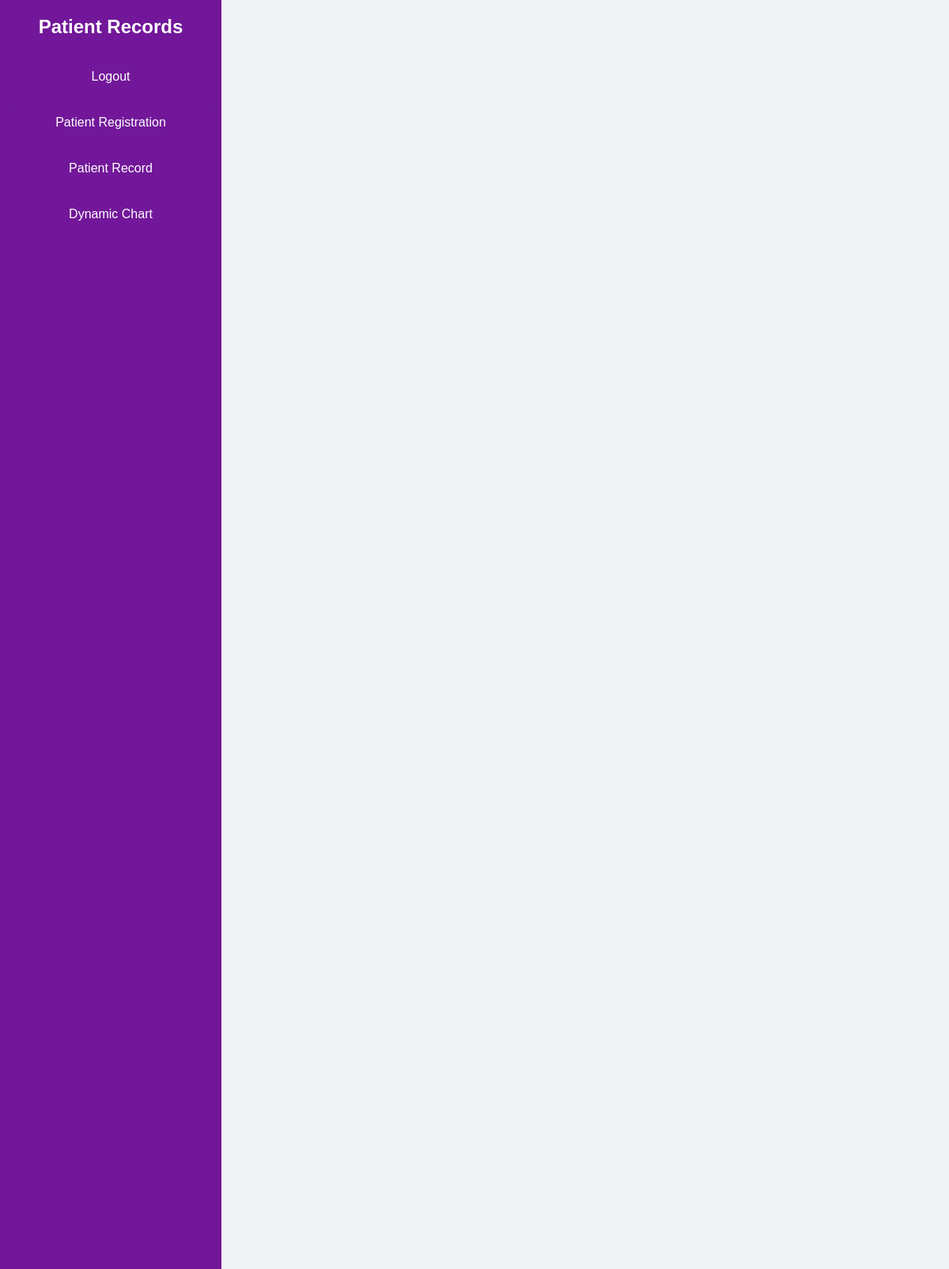
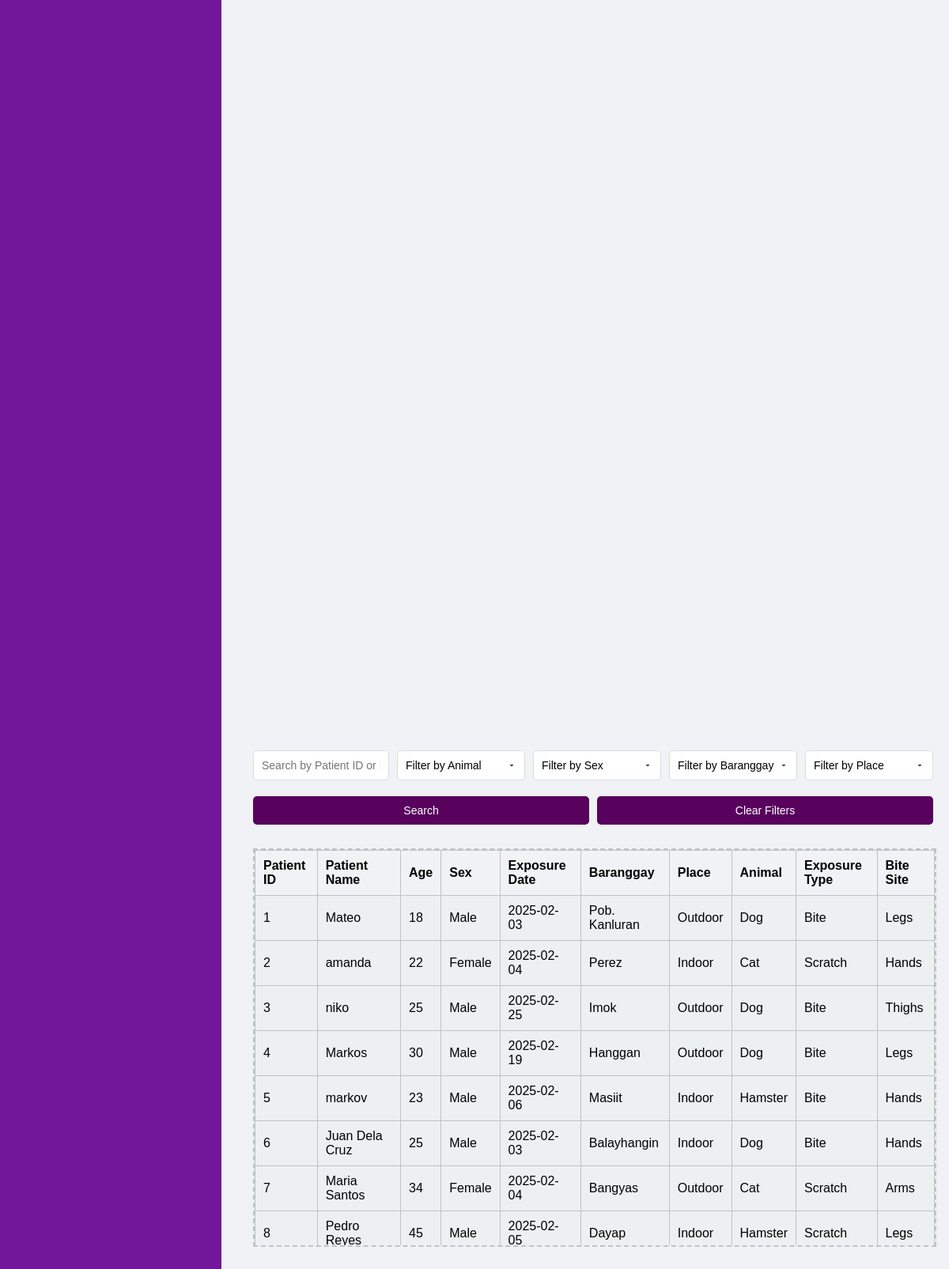
Screenshot of /ManagementSystem/php/PatientRecord.php with the database file from the repository (2 pictures, top to bottom).
### tables this page shows
CREATE TABLE `patientrecord` (
  `PatientID` int(11) NOT NULL,
  `PatientName` varchar(100) NOT NULL,
  `Age` int(11) NOT NULL,
  `Sex` enum('Male','Female','Other') NOT NULL,
  `ExposureDate` date NOT NULL,
  `Baranggay` varchar(100) NOT NULL,
  `Place` varchar(100) NOT NULL,
  `Animal` varchar(50) NOT NULL,
  `ExposureType` enum('Bite','Scratch','Other') NOT NULL,
  `BiteSite` varchar(100) NOT NULL
);

### ManagementSystem/php/PatientRecord.php (the view, shortened to what this page needs)
<?php
include 'db.php';
$search = '';
if ($_SERVER['REQUEST_METHOD'] == 'POST') {
    $search = $_POST['search'];
    $filterAnimal = $_POST['filterAnimal'];
    $filterSex = $_POST['filterSex'];
    $filterBaranggay = $_POST['filterBaranggay'];
    $filterPlace = $_POST['filterPlace'];
    $sql = "SELECT * FROM PatientRecord WHERE (PatientID LIKE '%$search%' OR PatientName LIKE '%$search%')";
    if ($filterAnimal) {
        $sql .= " AND Animal = '$filterAnimal'";
    }
    if ($filterSex) {
        $sql .= " AND Sex = '$filterSex'";
    }
    if ($filterBaranggay) {
        $sql .= " AND Baranggay = '$filterBaranggay'";
    }
    if ($filterPlace) {
        $sql .= " AND Place = '$filterPlace'";
    }
} else {
    $sql = "SELECT * FROM PatientRecord";
}
$result = $conn->query($sql);
?>
<!DOCTYPE html>
<html lang="en">
<head>
    <link rel="stylesheet" href="../css/style.css">
</head>
<body>
    <div class="sidebar">
        <h2>Patient Records</h2>
        <button onclick="location.href='logout.php'">Logout</button>
        <button onclick="location.href='PatientRegistration.php'">Patient Registration</button>
        <button onclick="location.href='PatientRecord.php'">Patient Record</button>
        <button onclick="location.href='index.php'">Dynamic Chart</button>
    </div>
    <div class="main-content">
        <form method="POST" action="PatientRecord.php">
            <div class="filter-container">
                <input type="text" name="search" placeholder="Search by Patient ID or Name" value="<?php echo htmlspecialchars($search); ?>">
                <select id="filterAnimal" name="filterAnimal">
                    <option value="">Filter by Animal</option>
                </select>
                <select id="filterSex" name="filterSex">
                    <option value="">Filter by Sex</option>
                </select>
                <select id="filterBaranggay" name="filterBaranggay">
                    <option value="">Filter by Baranggay</option>
                </select>
                <select id="filterPlace" name="filterPlace">
                    <option value="">Filter by Place</option>
                </select>
                <button type="submit">Search</button>
                <button type="button" onclick="window.location.href='PatientRecord.php'">Clear Filters</button>
            </div>
        </form>
        <div class="chart-placeholder">
            <div class="table-container">
                <table>
                    <thead>
                        <tr>
                            <th>Patient ID</th>
                            <th>Patient Name</th>
                            <th>Age</th>
                            <th>Sex</th>
                            <th>Exposure Date</th>
                            <th>Baranggay</th>
                            <th>Place</th>
                            <th>Animal</th>
                            <th>Exposure Type</th>
                            <th>Bite Site</th>
                        </tr>
                    </thead>
                    <tbody>
                        <?php
                        if ($result->num_rows > 0) {
                            while($row = $result->fetch_assoc()) {
                                echo "<tr>
                                        <td>{$row['PatientID']}</td>
                                        <td>{$row['PatientName']}</td>
                                        <td>{$row['Age']}</td>
                                        <td>{$row['Sex']}</td>
                                        <td>{$row['ExposureDate']}</td>
                                        <td>{$row['Baranggay']}</td>
                                        <td>{$row['Place']}</td>
                                        <td>{$row['Animal']}</td>
                                        <td>{$row['ExposureType']}</td>
                                        <td>{$row['BiteSite']}</td>
                                      </tr>";
                            }
                        } else {
                            echo "<tr><td colspan='10'>No records found</td></tr>";
                        }
                        ?>
                    </tbody>
                </table>
            </div>
        </div>
    </div>
</body>
</html>

### ManagementSystem/css/style.css (style rules this page uses)
body { font-family: 'Arial', sans-serif; background-color: #f0f2f5; display: flex; justify-content: center; align-items: center; height: 100vh; margin: 0; }
h2 { margin-bottom: 20px; color: #333; font-size: 24px; }
input { width: 100%; padding: 10px; margin-bottom: 15px; border: 1px solid #ddd; border-radius: 5px; font-size: 14px; }
select { width: 100%; padding: 10px; margin-bottom: 15px; border: 1px solid #ddd; border-radius: 5px; font-size: 14px; background-color: #fff; appearance: none; -webkit-appearance: none; -moz-appearance: none; background-repeat: no-repeat; background-position: right 10px center; background-size: 12px; }
button { width: 100%; padding: 12px; background-color: rgb(88, 2, 94); color: #fff; border: none; border-radius: 5px; font-size: 16px; cursor: pointer; transition: background-color 0.3s ease; }
.sidebar { width: 250px; background-color: rgb(114, 23, 153); color: white; padding: 15px; height: 100vh; position: fixed; left: 0; }
.sidebar h2 { text-align: center; margin-bottom: 20px; font-family: 'Arial', sans-serif; color: white; }
.sidebar button { width: 100%; padding: 10px; margin: 10px 0; background-color: rgb(114, 23, 153); border: none; color: white; cursor: pointer; text-align: center; }
.table-container { width: 100%; height: 500px; overflow-y: auto; }
.filter-container { display: flex; flex-wrap: wrap; gap: 10px; margin-bottom: 20px; }
.filter-container label, .filter-container select, .filter-container input { flex: 1; min-width: 150px; }
.filter-container button { flex: 1; min-width: 100px; padding: 10px; margin-bottom: 10px; background-color: rgb(88, 2, 94); color: white; border: none; border-radius: 5px; cursor: pointer; font-size: 14px; }
.filter-container input, .filter-container select { flex: 1; min-width: 150px; padding: 10px; margin-bottom: 10px; border: 1px solid #ddd; border-radius: 5px; font-size: 14px; }
.main-content { margin-top: 20px; }
.chart-placeholder { position: relative; }

### ManagementSystem/php/PatientRecord.php (style rules this page uses)
body { display: flex; font-family: Arial, sans-serif; background-color: #f0f2f5; }
.main-content { margin-left: 300px; padding: 20px; width: calc(100% - 250px); margin-top: 20px; }
.chart-placeholder { width: 100%; height: 500px; background-color: #ecf0f1; display: flex; align-items: center; justify-content: center; border: 2px dashed #bdc3c7; }
.table-container { width: 100%; height: 500px; overflow-y: auto; position: relative; }
table { width: 100%; border-collapse: collapse; }
thead th { position: sticky; top: 0; background-color: #f0f2f5; z-index: 1; }
table, th, td { border: 1px solid #bdc3c7; }
th, td { padding: 10px; text-align: left; }
.filter-container { display: flex; flex-wrap: wrap; gap: 10px; margin-bottom: 20px; }
.filter-container input, .filter-container select { flex: 1; min-width: 150px; padding: 10px; margin-bottom: 10px; border: 1px solid #ddd; border-radius: 5px; font-size: 14px; }
.filter-container button { flex: 1; min-width: 100px; padding: 10px; margin-bottom: 10px; background-color: rgb(88, 2, 94); color: white; border: none; border-radius: 5px; cursor: pointer; font-size: 14px; }

### rows the page displays
patientrecord: PatientID "1", PatientName "Mateo", Age "18", Sex "Male", ExposureDate "2025-02-03", Baranggay "Pob. Kanluran", Place "Outdoor", Animal "Dog", ExposureType "Bite", BiteSite "Legs"
patientrecord: PatientID "2", PatientName "amanda", Age "22", Sex "Female", ExposureDate "2025-02-04", Baranggay "Perez", Place "Indoor", Animal "Cat", ExposureType "Scratch", BiteSite "Hands"
patientrecord: PatientID "3", PatientName "niko", Age "25", Sex "Male", ExposureDate "2025-02-25", Baranggay "Imok", Place "Outdoor", Animal "Dog", ExposureType "Bite", BiteSite "Thighs"
patientrecord: PatientID "4", PatientName "Markos", Age "30", Sex "Male", ExposureDate "2025-02-19", Baranggay "Hanggan", Place "Outdoor", Animal "Dog", ExposureType "Bite", BiteSite "Legs"
patientrecord: PatientID "5", PatientName "markov", Age "23", Sex "Male", ExposureDate "2025-02-06", Baranggay "Masiit", Place "Indoor", Animal "Hamster", ExposureType "Bite", BiteSite "Hands"
patientrecord: PatientID "6", PatientName "Juan Dela Cruz", Age "25", Sex "Male", ExposureDate "2025-02-03", Baranggay "Balayhangin", Place "Indoor", Animal "Dog", ExposureType "Bite", BiteSite "Hands"
patientrecord: PatientID "7", PatientName "Maria Santos", Age "34", Sex "Female", ExposureDate "2025-02-04", Baranggay "Bangyas", Place "Outdoor", Animal "Cat", ExposureType "Scratch", BiteSite "Arms"
patientrecord: PatientID "8", PatientName "Pedro Reyes", Age "45", Sex "Male", ExposureDate "2025-02-05", Baranggay "Dayap", Place "Indoor", Animal "Hamster", ExposureType "Scratch", BiteSite "Legs"
